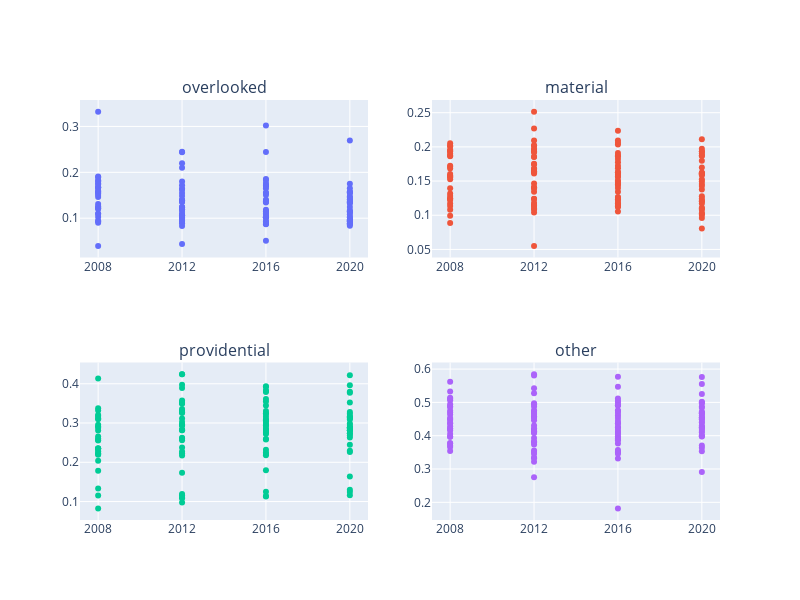

Notebook source saved alongside this figure:
### Markdown cell above
## Removing outliers

### Code cell
create_scatter_plots_grid(foundational_df_no_transformations, 'TIME_PERIOD', ['overlooked', 'material', 'providential', 'other'], time_periods)

### Figure 1 — Plotly figure (JSON) as saved in the notebook; plotly's stock layout.template omitted (floating-point values rounded to 4 significant figures; data arrays with more than 128 entries replaced by an {"elided": "..."} marker saying what was removed)
{"data": [{"hovertext": {"elided": "131 str values"}, "mode": "markers", "name": "overlooked", "x": {"elided": "131 int values"}, "y": {"elided": "131 float values"}, "type": "scatter", "xaxis": "x", "yaxis": "y"}, {"hovertext": {"elided": "131 str values"}, "mode": "markers", "name": "material", "x": {"elided": "131 int values"}, "y": {"elided": "131 float values"}, "type": "scatter", "xaxis": "x2", "yaxis": "y2"}, {"hovertext": {"elided": "131 str values"}, "mode": "markers", "name": "providential", "x": {"elided": "131 int values"}, "y": {"elided": "131 float values"}, "type": "scatter", "xaxis": "x3", "yaxis": "y3"}, {"hovertext": {"elided": "131 str values"}, "mode": "markers", "name": "other", "x": {"elided": "131 int values"}, "y": {"elided": "131 float values"}, "type": "scatter", "xaxis": "x4", "yaxis": "y4"}], "layout": {"xaxis": {"anchor": "y", "domain": [0.0, 0.45], "tickvals": ["2008", "2012", "2016", "2020"]}, "yaxis": {"anchor": "x", "domain": [0.625, 1.0]}, "xaxis2": {"anchor": "y2", "domain": [0.55, 1.0], "tickvals": ["2008", "2012", "2016", "2020"]}, "yaxis2": {"anchor": "x2", "domain": [0.625, 1.0]}, "xaxis3": {"anchor": "y3", "domain": [0.0, 0.45], "tickvals": ["2008", "2012", "2016", "2020"]}, "yaxis3": {"anchor": "x3", "domain": [0.0, 0.375]}, "xaxis4": {"anchor": "y4", "domain": [0.55, 1.0], "tickvals": ["2008", "2012", "2016", "2020"]}, "yaxis4": {"anchor": "x4", "domain": [0.0, 0.375]}, "annotations": [{"font": {"size": 16}, "showarrow": false, "text": "overlooked", "x": 0.225, "xanchor": "center", "xref": "paper", "y": 1.0, "yanchor": "bottom", "yref": "paper"}, {"font": {"size": 16}, "showarrow": false, "text": "material", "x": 0.775, "xanchor": "center", "xref": "paper", "y": 1.0, "yanchor": "bottom", "yref": "paper"}, {"font": {"size": 16}, "showarrow": false, "text": "providential", "x": 0.225, "xanchor": "center", "xref": "paper", "y": 0.375, "yanchor": "bottom", "yref": "paper"}, {"font": {"size": 16}, "showarrow": false, "text": "other", "x": 0.775, "xanchor": "center", "xref": "paper", "y": 0.375, "yanchor": "bottom", "yref": "paper"}], "height": 600, "width": 800, "showlegend": false}}
